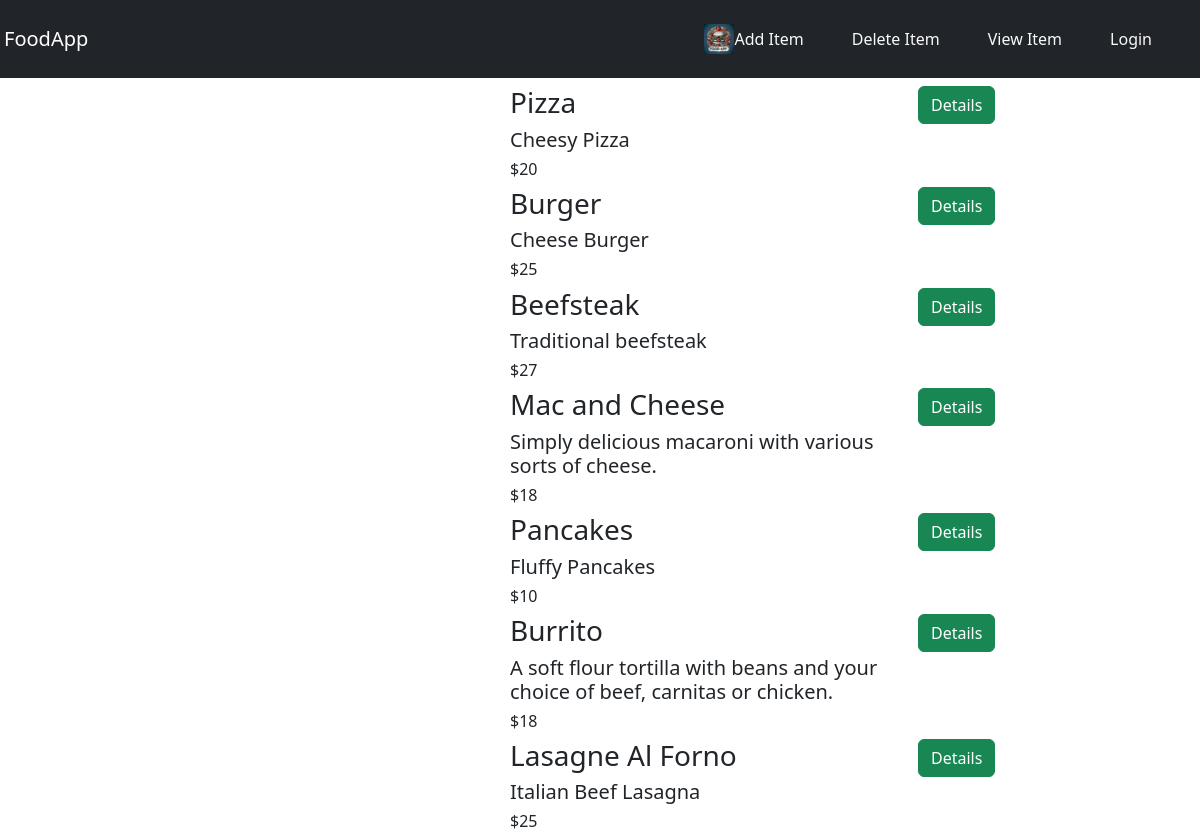
Screenshot of /food/ with the database file from the repository.
### food/models.py (models this page shows, shortened)
class Item(models.Model):
    item_name = models.CharField(max_length=200)
    item_desc = models.CharField(max_length=200)
    item_price = models.IntegerField()
    item_image = models.CharField(max_length=500, default="https://cookinupastorm.biz/wp-content/uploads/2023/04/EmptyDinnerPlates.jpg")

### food/views.py (the view)
# urls.py: path('', views.index, name='index'),
def index(request):
    item_list = Item.objects.all()
    context = {
        'item_list': item_list,
    }
    return render(request, 'food/index.html', context)

### food/templates/food/index.html (shortened to what this page needs)
{% extends 'food/base.html' %}
{% block content %}
    <div class="content">
        {% for item in item_list %}
            <div class="row">
                <div class="col-md-3 offset-md-2">
                </div>
                <div class="col-md-4">
                    <h3>{{ item.item_name }}</h3>
                    <h5>{{ item.item_desc }}</h5>
                    <h6>${{ item.item_price }}</h6>
                </div>
                <div class="col-md-2">
                    <a href="{% url 'food:detail' item.id %}" class="btn btn-success">Details</a>
                </div>
            </div>
            </div>
        {% endfor %}
{% endblock %}

### food/templates/food/base.html (shortened to what this page needs)
{% load static %}
<!doctype html>
<html lang="en">
<head>
    <link rel="stylesheet" href="{% static 'food/style.css' %}">
    <link href="https://cdn.jsdelivr.net/npm/bootstrap@5.3.3/dist/css/bootstrap.min.css" rel="stylesheet"
>
</head>
<body>
<nav class="navbar navbar-dark bg-dark mb-2 ">
    <a href="#" class="navbar-brand m-lg-1">FoodApp</a>
    <div class="navbar">
        <a class="navbar" href="#">
            <img src="{% static 'images/Logo.jpg' %}" width="30"  alt="Logo">
        </a>
        <a class="nav-item nav-link text-light me-5 m" href="{% url 'food:create_item' %}">Add Item </a>
        <a class="nav-item nav-link text-light me-5" href="#">Delete Item</a>
        <a class="nav-item nav-link text-light me-5" href="#">View Item</a>
        {% if user.is_authenticated %}
             <a class="nav-item nav-link text-light me-5" href="{% url 'logout' %}">Logout</a>
             <a class="nav-item nav-link text-light me-5" href="{% url 'profile' %}">Profile</a>
        {% else %}
            <a class="nav-item nav-link text-light me-5" href="{% url 'login' %}">Login</a>
        {% endif %}
    </div>
</nav>
{% block content %}
{% endblock %}
</body>
</html>

### food/static/food/style.css (style rules this page uses)
body { background-color: lightyellow; }

### rows the page displays
Item: item_name "Pizza", item_desc "Cheesy Pizza", item_price "20"
Item: item_name "Burger", item_desc "Cheese Burger", item_price "25"
Item: item_name "Beefsteak", item_desc "Traditional beefsteak", item_price "27"
Item: item_name "Mac and Cheese", item_desc "Simply delicious macaroni with various sorts of cheese.", item_price "18"
Item: item_name "Pancakes", item_desc "Fluffy Pancakes", item_price "10"
Item: item_name "Burrito", item_desc "A soft flour tortilla with beans and your choice of beef, carnitas or chicken.", item_price "18"
Item: item_name "Lasagne Al Forno", item_desc "Italian Beef Lasagna", item_price "25"
